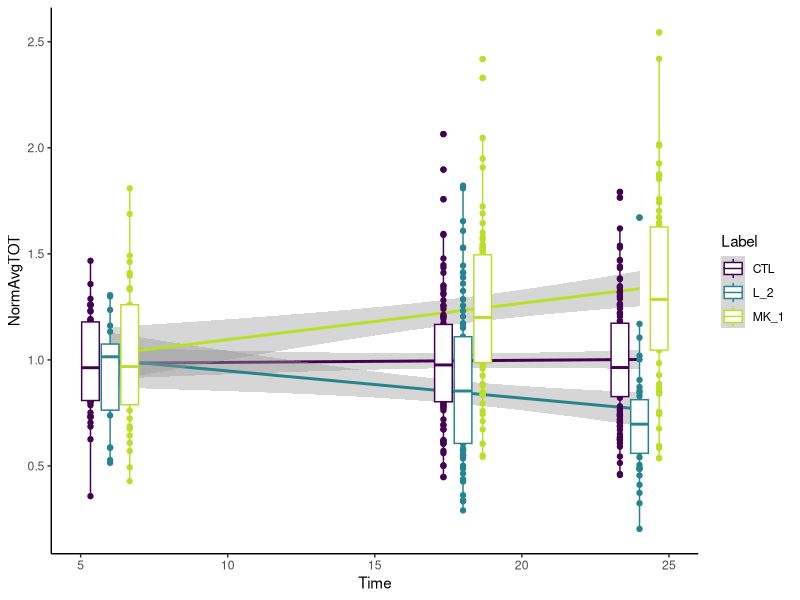
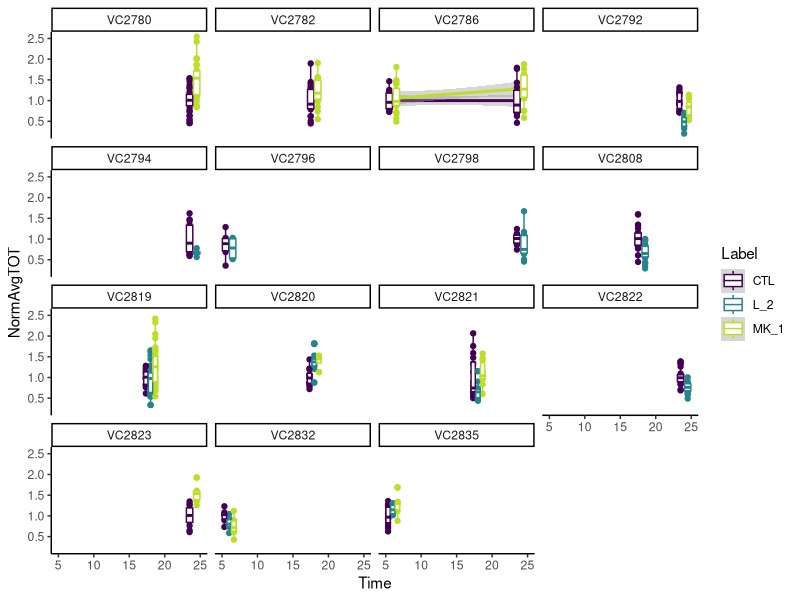
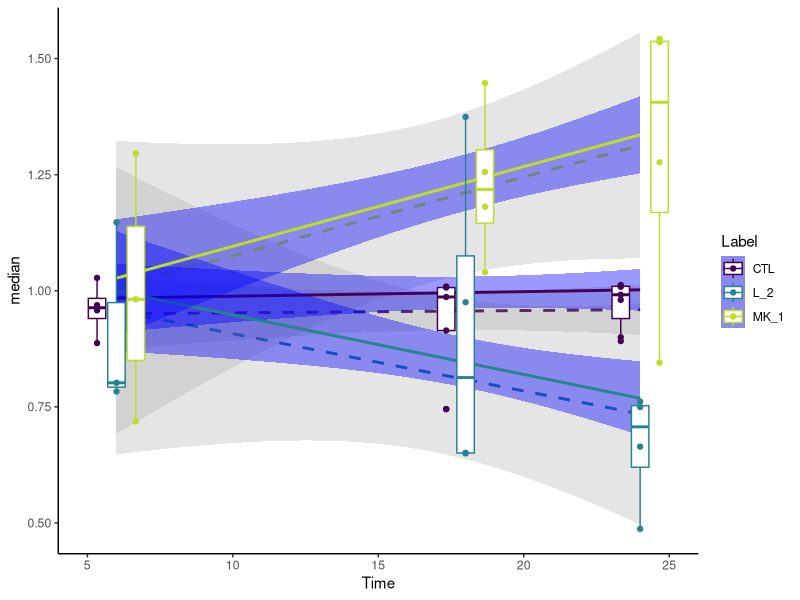
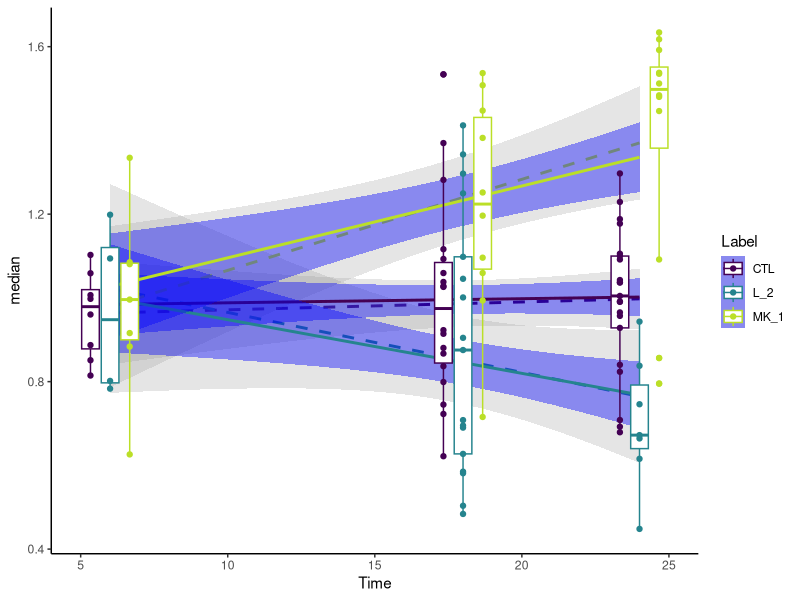
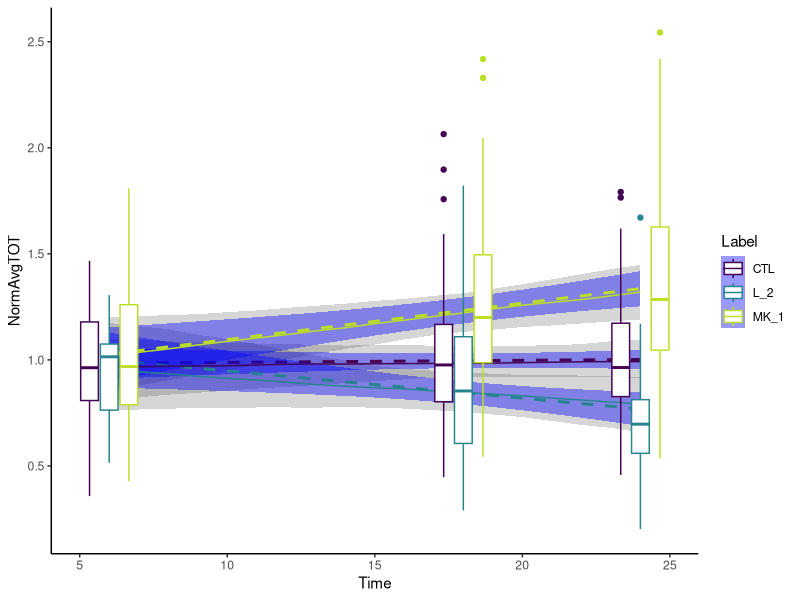

The R source for these figures, in order:
## ---- chunk 1
knitr::opts_chunk$set(
  collapse = TRUE,
  comment = "#>",
  fig.path = "man/figures/README-",
  out.width = "100%"
)
library(tidyverse)
library(magrittr)
ggplot2::theme_set(theme_classic())
## ---- chunk 2
SSTRDrugs <- read_csv("data/merckTIME.csv") 
glimpse(SSTRDrugs)
## ---- chunk 3
SSTRDrugs %<>% select(NormAvgTOT, Dissociation, SLIDE, Time, Label) %>%
  separate(Time, into = "Time", sep = "H") %>%
  mutate(Time = as.numeric(Time))

SSTRDrugs %>%
  ggplot(aes(x = Time, y = NormAvgTOT)) +
  geom_smooth(method = "lm", aes(group = Label, colour = Label)) +
  geom_point(aes(group = Label, colour = Label), position = position_dodge(width = 2)) +
  geom_boxplot(aes(group = interaction(Time,Label), colour = Label),  width = 2) +
  scale_colour_viridis_d(end = .9)
      
## ---- chunk 4
SSTRDrugs %>%
  ggplot(aes(x = Time, y = NormAvgTOT)) +
  geom_smooth(method = "lm", aes(group = Label, colour = Label)) +
  geom_point(aes(group = Label, colour = Label), position = position_dodge(width = 2)) +
  geom_boxplot(aes(group = interaction(Time,Label), colour = Label),  width = 2) +
  scale_colour_viridis_d(end = .9) +
  facet_wrap(~Dissociation)
## ---- chunk 5
Summary_dissoc <- SSTRDrugs %>%
  group_by(Dissociation, Time, Label) %>%
  summarise(median = median(NormAvgTOT))

Summary_dissoc %>% 
  ggplot(aes(x = Time, y = median)) +
  geom_smooth(method = "lm", aes(group = Label, colour = Label), lty = 2, alpha = 0.25) +
  geom_smooth(data = SSTRDrugs, method = "lm", 
              aes(y = NormAvgTOT, group = Label, colour = Label), fill = "blue") +
  geom_boxplot(aes(group = interaction(Time,Label), colour = Label),  width = 2) +
  geom_point(aes(group = Label, colour = Label), position = position_dodge(width = 2)) +
  scale_colour_viridis_d(end = .9)
## ---- chunk 6
Summary_slide <- SSTRDrugs %>%
  group_by(SLIDE, Time, Label) %>%
  summarise(median = median(NormAvgTOT))

Summary_slide %>% 
  ggplot(aes(x = Time, y = median)) +
  geom_smooth(method = "lm", aes(group = Label, colour = Label), lty = 2, alpha = 0.25) +
  geom_smooth(data = SSTRDrugs, method = "lm", 
              aes(y = NormAvgTOT, group = Label, colour = Label), fill = "blue") +
  geom_boxplot(aes(group = interaction(Time,Label), colour = Label),  width = 2) +
  geom_point(aes(group = Label, colour = Label), position = position_dodge(width = 2)) +
  scale_colour_viridis_d(end = .9)
## ---- chunk 7
#simple ANOVA
lm.anova <- SSTRDrugs %>%
  lm(data = ., formula = NormAvgTOT ~ Time * Label)

lm.grouped <- SSTRDrugs %>%
  lmerTest::lmer(data = ., formula = NormAvgTOT ~ Time *  Label + (1 | Dissociation) + (1 | SLIDE))

lm.anova %>%
  summary()

lm.grouped %>%
  summary()
## ---- chunk 8
mySumm <- function(.) {
  predict(., newdata=expand_grid(Label = c("CTL", "L_2", "MK_1"), Time = 6:24), re.form=NA)
}

PI.boot1.time <- system.time(
  boot1 <- lme4::bootMer(lm.grouped, mySumm, nsim=250, use.u=FALSE, type="parametric")
)

####Collapse bootstrap into median, 95% PI (from https://cran.r-project.org/web/packages/merTools/vignettes/Using_predictInterval.html)
sumBoot <- function(merBoot) {
  return(
    data.frame(fit = apply(merBoot$t, 2, function(x) as.numeric(quantile(x, probs=.5, na.rm=TRUE))),lwr = apply(merBoot$t, 2, function(x) as.numeric(quantile(x, probs=.025, na.rm=TRUE))),upr = apply(merBoot$t, 2, function(x) as.numeric(quantile(x, probs=.975, na.rm=TRUE)))
    )
  )
}


PI.boot1 <- sumBoot(boot1)
Boot.intervals <- cbind(PI.boot1, expand_grid(Label = c("CTL", "L_2", "MK_1"), Time = 6:24))
## ---- chunk 9
#compare bootstrap CIs to lm (anova) CIs
SSTRDrugs %>%
  ggplot(aes(x = Time, y = NormAvgTOT)) +
  geom_ribbon(data = Boot.intervals, 
              aes(y = fit, ymin = lwr, ymax = upr, group = Label), 
              alpha = 0.2, label = "bootstrap intervals") +
  geom_smooth(method = "lm", aes(group = Label, colour = Label),fill = "blue", lty = 2) +
  geom_line(data = Boot.intervals, aes(y = fit, group = Label, colour = Label)) +
  # geom_point(aes(group = Label, colour = Label), position = position_dodge(width = 2)) +
  geom_boxplot(aes(group = interaction(Time,Label), colour = Label),  width = 2) +

  scale_colour_viridis_d(end = .9)
## ---- chunk 10
############### for categorical 'Time' #######

lm.anova.cat <- SSTRDrugs %>%
  lm(data = ., formula = NormAvgTOT ~ factor(Time) * Label)

anova.cat.emm <- lm.anova.cat %>% 
  emmeans::emmeans("trt.vs.ctrl" ~ Label | factor(Time))

### now just need to correct for the 3 time points, emmeans does it for you when you use rbind()
anova.cat.emm$contrasts %>% 
  rbind(adjust = "dunnett") %>%
  kableExtra::kable(title = "Anova model") %>%
  kableExtra::kable_styling(bootstrap_options = c("striped", "hover"))


lm.grouped.cat <- SSTRDrugs %>%
  lmerTest::lmer(data = ., formula = NormAvgTOT ~ factor(Time) * Label + 
                   ( 1 | Dissociation) + ( 1 | SLIDE))

grouped.cat.emm <- lm.grouped.cat %>%
  emmeans::emmeans("trt.vs.ctrl" ~ Label | factor(Time))

# these are approx p-values based on the mixed effects model
grouped.cat.emm$contrasts %>% 
  rbind(adjust = "dunnett") %>% 
  kableExtra::kable(title = "Mixed effects model") %>%
  kableExtra::kable_styling(bootstrap_options = c("striped", "hover"))
